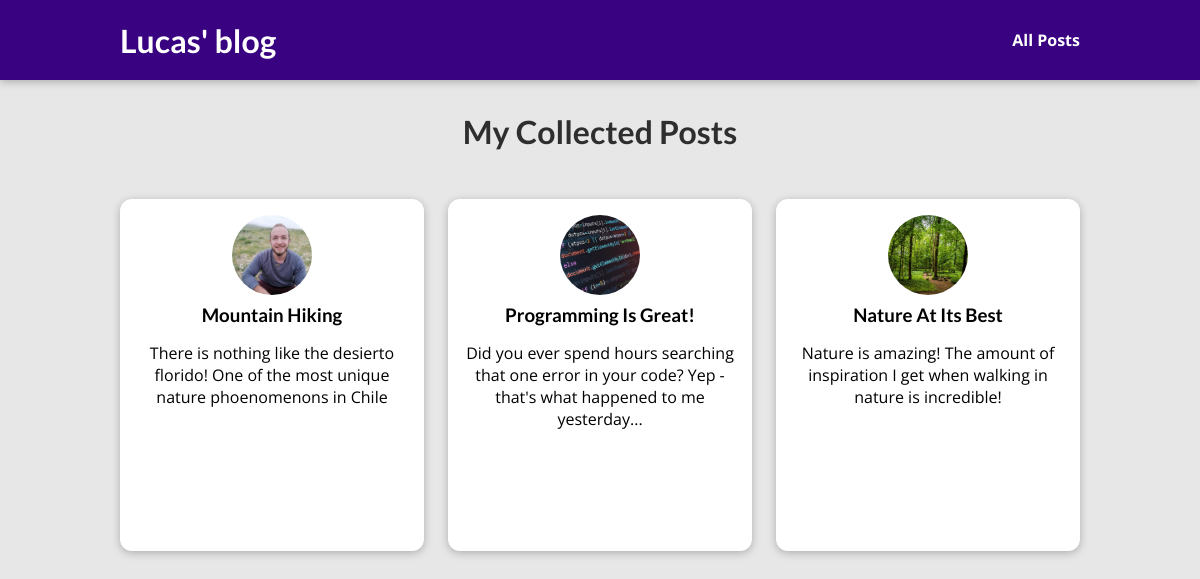
The page /posts on the database its author committed.
### blog/models.py (models this page shows, shortened)
class Post(models.Model):
  id = models.BigAutoField(primary_key=True)
  title = models.CharField(max_length=150)
  excerpt = models.CharField(max_length=200)
  image_name = models.CharField(max_length=100)
  date = models.DateField(auto_now=True)
  slug = models.SlugField(unique=True, db_index=True)
  content = models.TextField(validators=[MinLengthValidator(10)])
  author = models.ForeignKey(Author, related_name="posts", on_delete=models.SET_NULL, null=True)
  caption = models.ManyToManyField(Tag)

### blog/views.py (the view)
# urls.py: path("posts", views.posts, name="posts-page"),
def posts(request):
    return render(request, "blog/all-posts.html", {
        "all_posts": Post.objects.all().order_by("-date")
    })

### blog/templates/blog/all-posts.html (shortened to what this page needs)
{% extends 'base.html' %}
{% load static %}
{% block css_files %}
  <link rel="stylesheet" href="{%static "blog/all-posts.css"%}">
  <link rel="stylesheet" href="{%static "blog/post.css"%}">
{%endblock%}
{% block content %}
<section id="all-posts">
  <h2>My Collected Posts</h2>
  <ul>
    {%for post in all_posts%}
      {%include "blog/includes/post.html"%}
    {%endfor%}
  </ul>
</section>
{% endblock content %}

### blog/templates/blog/includes/post.html
{% load static %}
<li>
  <article class="post">
    <a href="{%url "post-detail-page" post.slug%}">
      <img
        src="{%static "blog/images/"|add:post.image_name %}"
        alt="{{post.title}}"
      >
      <div class="post_content">
        <h3>{{post.title}}</h3>
        <p>{{post.excerpt}}</p>
      </div>
    </a>
  </article>
</li>

### static/app.css (style rules this page uses)
* { box-sizing: border-box; }
html { font-family: 'Open Sans', 'Lato', sans-serif; }
body { margin: 0; }
h1, h2, h3 { font-family: 'Lato', sans-serif; font-weight: bold; }

### blog/static/blog/all-posts.css (style rules this page uses)
body { background-color: #e7e7e7; }
#all-posts { margin: 7rem auto; width: 90%; max-width: 60rem; }
#all-posts h2 { text-align: center; font-size: 2rem; color: #2e2e2e; margin: 3rem 0; }
ul { list-style: none; margin: 0; padding: 0; display: grid; grid-template-columns: repeat(auto-fill, minmax(17rem, 1fr)); gap: 1.5rem; }
.post img { width: 7rem; height: 7rem; }
.post a { height: 22rem; transform-origin: center; box-shadow: 0 2px 8px rgba(0, 0, 0, 0.25); border-radius: 12px; background-color: white; }

### blog/static/blog/post.css (style rules this page uses)
.post { display: flex; flex-direction: column; align-items: center; text-align: center; }
.post a { border-radius: 12px; text-decoration: none; color: black; transition: all 0.2s ease; padding: 1rem; }
.post img { width: 5rem; height: 5rem; object-fit: cover; border-radius: 50%; }
.post h3 { margin: 0.25rem 0; }

### rows shown on the page
Post: image_name (picture), title "Mountain Hiking", excerpt "There is nothing like the desierto florido! One of the most unique nature phoenomenons in Chile"
Post: image_name (picture), title "Programming Is Great!", excerpt "Did you ever spend hours searching that one error in your code? Yep - that's what happened to me yesterday..."
Post: image_name (picture), title "Nature At Its Best", excerpt "Nature is amazing! The amount of inspiration I get when walking in nature is incredible!"
